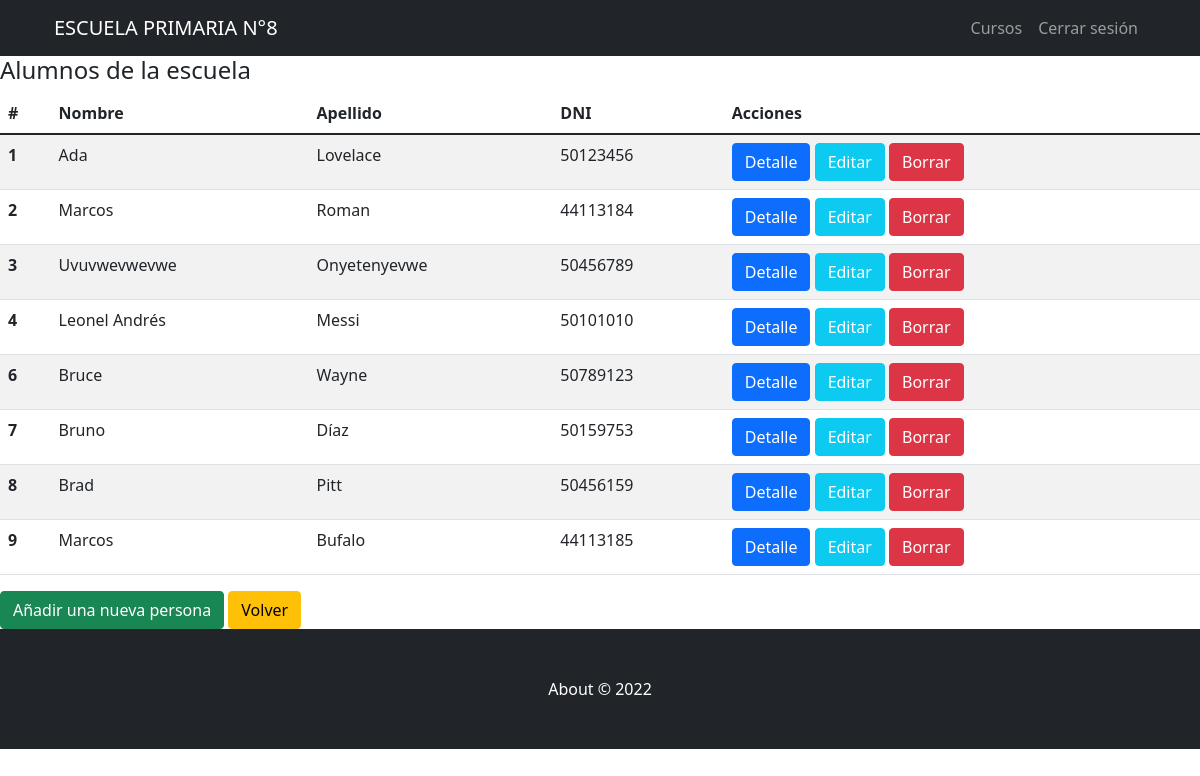
/AppZero/alumnos/lista (signed in), run on an earlier commit of the app's database.
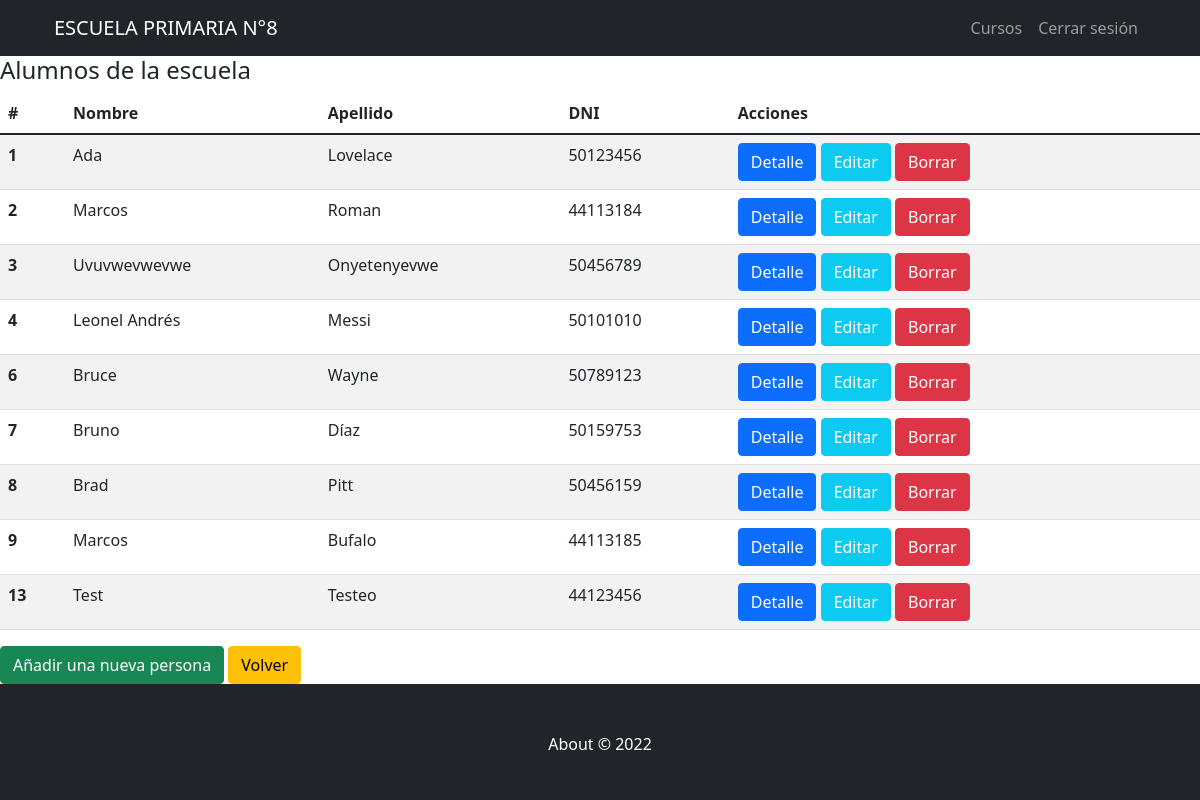
And on a later commit of the database.
### AppZero/models.py (models this page shows, shortened)
class Alumno(models.Model):
    nombre=models.CharField(max_length=40)
    apellido=models.CharField(max_length=40)
    DNI = models.IntegerField()
    direccion=models.CharField(max_length=60, blank=True, null=True)
    telefono=models.IntegerField(blank=True, null=True)
    email=models.EmailField(blank=True, null=True)
    calificaciones = models.OneToOneField('Calificacion', null=True, on_delete=models.CASCADE, related_name='+' )
    curso = models.ForeignKey(Curso, on_delete=models.CASCADE)

### AppZero/views.py (the view)
# urls.py: path('alumnos/lista', views.AlumnosList.as_view(), name="AlumnosList"),
@method_decorator(login_required(login_url='Login'), name='dispatch')
@method_decorator(personal_permitido(cargo_permitido=['Preceptor']), name='dispatch')
class AlumnosList(ListView):
    model = Alumno
    template_name = 'AppZero/Alumnos/alumnos_list.html'

### AppZero/Templates/AppZero/Alumnos/alumnos_list.html
{% extends "AppZero/padre.html" %}
{% load static %}
{% block contenidoAdicional %}
<h4>Alumnos de la escuela</h4>
<table class="table table-striped">
    <thead>
      <tr>
        <th scope="col">#</th>
        <th scope="col">Nombre</th>
        <th scope="col">Apellido</th>
        <th scope="col">DNI</th>
        <th scope="col">Acciones</th>
      </tr>
    </thead>
    <tbody>
    {% for alumno in object_list %}
      <tr>
        <th scope="row">{{alumno.id}}</th>
        <td>{{alumno.nombre}}</td>
        <td>{{alumno.apellido}}</td>
        <td>{{alumno.DNI}}</td>
        <td>
            <a class="btn btn-primary" href="{% url 'AlumnosDetail' alumno.id %}">Detalle</a>
            <a class="btn btn-info text-white" href="{% url 'AlumnosUpdate' alumno.id %}">Editar</a>
            <a class="btn btn-danger" href="{% url 'AlumnosDelete' alumno.id %}">Borrar</a>
        </td>
      </tr>
    {% endfor %}
    </tbody>
  </table>
  <a class="btn btn-success" href="{% url 'AlumnosCreate' %}">Añadir una nueva persona</a>
  <a class="btn btn-warning" href="{% url 'VerGrados' %}">Volver</a>
{% endblock %}

What changed in the data, as far as the page shows it:
added Alumno: id "13", nombre "Test", apellido "Testeo", DNI "44123456"
